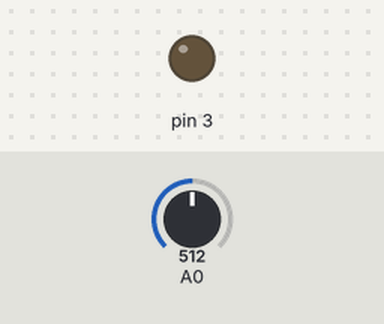
Simulated run of this sketch. Board: Arduino Uno, built with avr-gcc and run on an emulated ATmega328P. On the bench: output pins drawn as LEDs (lit = HIGH). The test bench sets the inputs (shaded band); at power-on: A0 = 512.

Above: at 1.2 s.
1.3 s: A0 set to 0
At 1.5 s:
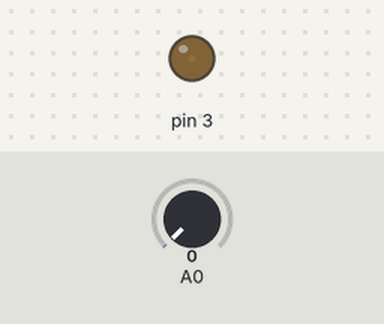
4.3 s: A0 set to 122
5.8 s: A0 set to 0
At 6.0 s:
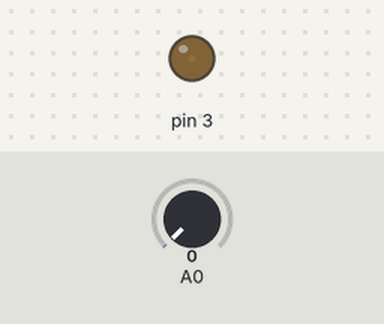
8.8 s: A0 set to 306
Timing chart, 0 to 11.3 s (numbered marks = the images above; inputs shaded):
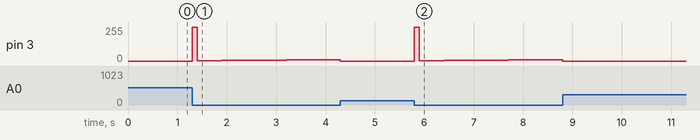

The sketch:

PID_LEO.ino
```cpp
/********************************************************
 * PID Basic Example
 * Reading analog input 0 to control analog PWM output 3
 ********************************************************/

#include <PID_v1.h>

//Define Variables we'll be connecting to
double Setpoint, Input, Output;

//Specify the links and initial tuning parameters
PID myPID(&Input, &Output, &Setpoint,2,3,.3, DIRECT);

void setup()
{
  //initialize the variables we're linked to
  Input = analogRead(0);
  Setpoint = 1;

  //turn the PID on
  myPID.SetMode(AUTOMATIC);
}

void loop()
{
  Input = analogRead(0);
  myPID.Compute();
  analogWrite(3,Output);
}
```

Measured:
- after the input at 1.3 s, pin 3: 0/255 → 255/255 at once, → 2/255 0.10 s later, → 3/255 0.20 s later, → 4/255 0.30 s later, … (11 changes in this stretch)
- after the input at 5.8 s, pin 3: 0/255 → 255/255 at once, → 2/255 0.10 s later, → 3/255 0.20 s later, → 4/255 0.30 s later, … (11 changes in this stretch)
